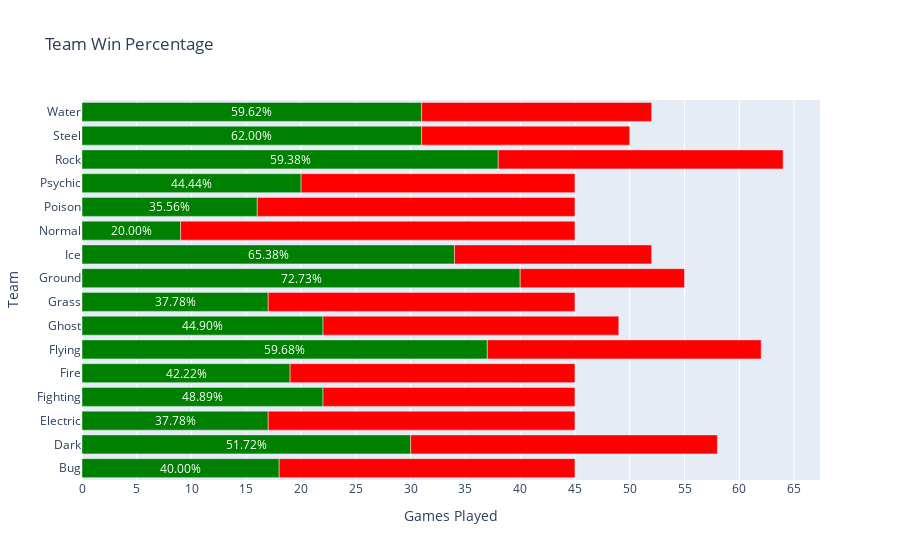

Here is the notebook cell this chart was saved with:
### Markdown cell above
Display team win percentages

### Code cell
# Get win/loss record of each team & calculate win percentage
df_group = df_team.groupby('Team').agg(
    Games_Won=('Games Won', 'sum'),
    Games_Lost=('Games Lost', 'sum'),
    Games_Played=('Games Played', 'sum')
).reset_index()
df_group['Win_Percentage'] = df_group['Games_Won'] / df_group['Games_Played']
# Display in 100% bar graph using Matplotlib
plt.barh(df_group['Team'], df_group['Games_Played'], color='red', label='Games Lost')
plt.barh(df_group['Team'], df_group['Games_Won'], color='green', label='Games Won')
for index, row in df_group.iterrows():
    win_percentage = row['Win_Percentage']
    games_won = row['Games_Won']
    plt.text(games_won / 2, index, f'{(win_percentage*100):.2f}%', ha='center', va='center', color='white')
plt.xticks(range(0, df_group['Games_Played'].max(), 5))
plt.title('Team Win Percentage')
plt.xlabel('Games Played')
plt.ylabel('Team')
plt.show()
# Display in 100% bar graph using Plotly
fig = px.bar(df_group, x=['Games_Won', 'Games_Lost'], y='Team', orientation='h',
    color_discrete_sequence=['green', 'red'],
    title='Team Win Percentage',
    # labels={'x': 'Games Played', 'y': 'Team'}
    )
for index, row in df_group.iterrows():
    win_percentage = row['Win_Percentage']
    games_won = row['Games_Won']
    fig.add_annotation(
        x=games_won / 2,
        y=row['Team'],
        text=f'{(win_percentage * 100):.2f}%',
        showarrow=False,
        font=dict(color='white'),
        align='center',
        valign='middle'
    )
fig.update_layout(xaxis_title='Games Played')
fig.update_xaxes(dtick=5)
fig.update_traces(showlegend=False)
fig.show()

### Figure 1 — Plotly figure (JSON) as saved in the notebook; plotly's stock layout.template omitted (floating-point values rounded to 4 significant figures)
{"data": [{"alignmentgroup": "True", "hovertemplate": "variable=Games_Won<br>value=%{x}<br>Team=%{y}<extra></extra>", "legendgroup": "Games_Won", "marker": {"color": "green", "pattern": {"shape": ""}}, "name": "Games_Won", "offsetgroup": "Games_Won", "orientation": "h", "showlegend": false, "textposition": "auto", "type": "bar", "x": [18, 30, 17, 22, 19, 37, 22, 17, 40, 34, 9, 16, 20, 38, 31, 31], "xaxis": "x", "y": ["Bug", "Dark", "Electric", "Fighting", "Fire", "Flying", "Ghost", "Grass", "Ground", "Ice", "Normal", "Poison", "Psychic", "Rock", "Steel", "Water"], "yaxis": "y"}, {"alignmentgroup": "True", "hovertemplate": "variable=Games_Lost<br>value=%{x}<br>Team=%{y}<extra></extra>", "legendgroup": "Games_Lost", "marker": {"color": "red", "pattern": {"shape": ""}}, "name": "Games_Lost", "offsetgroup": "Games_Lost", "orientation": "h", "showlegend": false, "textposition": "auto", "type": "bar", "x": [27, 28, 28, 23, 26, 25, 27, 28, 15, 18, 36, 29, 25, 26, 19, 21], "xaxis": "x", "y": ["Bug", "Dark", "Electric", "Fighting", "Fire", "Flying", "Ghost", "Grass", "Ground", "Ice", "Normal", "Poison", "Psychic", "Rock", "Steel", "Water"], "yaxis": "y"}], "layout": {"annotations": [{"align": "center", "font": {"color": "white"}, "showarrow": false, "text": "40.00%", "valign": "middle", "x": 9, "y": "Bug"}, {"align": "center", "font": {"color": "white"}, "showarrow": false, "text": "51.72%", "valign": "middle", "x": 15, "y": "Dark"}, {"align": "center", "font": {"color": "white"}, "showarrow": false, "text": "37.78%", "valign": "middle", "x": 8.5, "y": "Electric"}, {"align": "center", "font": {"color": "white"}, "showarrow": false, "text": "48.89%", "valign": "middle", "x": 11, "y": "Fighting"}, {"align": "center", "font": {"color": "white"}, "showarrow": false, "text": "42.22%", "valign": "middle", "x": 9.5, "y": "Fire"}, {"align": "center", "font": {"color": "white"}, "showarrow": false, "text": "59.68%", "valign": "middle", "x": 18.5, "y": "Flying"}, {"align": "center", "font": {"color": "white"}, "showarrow": false, "text": "44.90%", "valign": "middle", "x": 11, "y": "Ghost"}, {"align": "center", "font": {"color": "white"}, "showarrow": false, "text": "37.78%", "valign": "middle", "x": 8.5, "y": "Grass"}, {"align": "center", "font": {"color": "white"}, "showarrow": false, "text": "72.73%", "valign": "middle", "x": 20, "y": "Ground"}, {"align": "center", "font": {"color": "white"}, "showarrow": false, "text": "65.38%", "valign": "middle", "x": 17, "y": "Ice"}, {"align": "center", "font": {"color": "white"}, "showarrow": false, "text": "20.00%", "valign": "middle", "x": 4.5, "y": "Normal"}, {"align": "center", "font": {"color": "white"}, "showarrow": false, "text": "35.56%", "valign": "middle", "x": 8, "y": "Poison"}, {"align": "center", "font": {"color": "white"}, "showarrow": false, "text": "44.44%", "valign": "middle", "x": 10, "y": "Psychic"}, {"align": "center", "font": {"color": "white"}, "showarrow": false, "text": "59.38%", "valign": "middle", "x": 19, "y": "Rock"}, {"align": "center", "font": {"color": "white"}, "showarrow": false, "text": "62.00%", "valign": "middle", "x": 15.5, "y": "Steel"}, {"align": "center", "font": {"color": "white"}, "showarrow": false, "text": "59.62%", "valign": "middle", "x": 15.5, "y": "Water"}], "barmode": "relative", "legend": {"title": {"text": "variable"}, "tracegroupgap": 0}, "title": {"text": "Team Win Percentage"}, "xaxis": {"anchor": "y", "domain": [0, 1], "dtick": 5, "title": {"text": "Games Played"}}, "yaxis": {"anchor": "x", "domain": [0, 1], "title": {"text": "Team"}}}}
